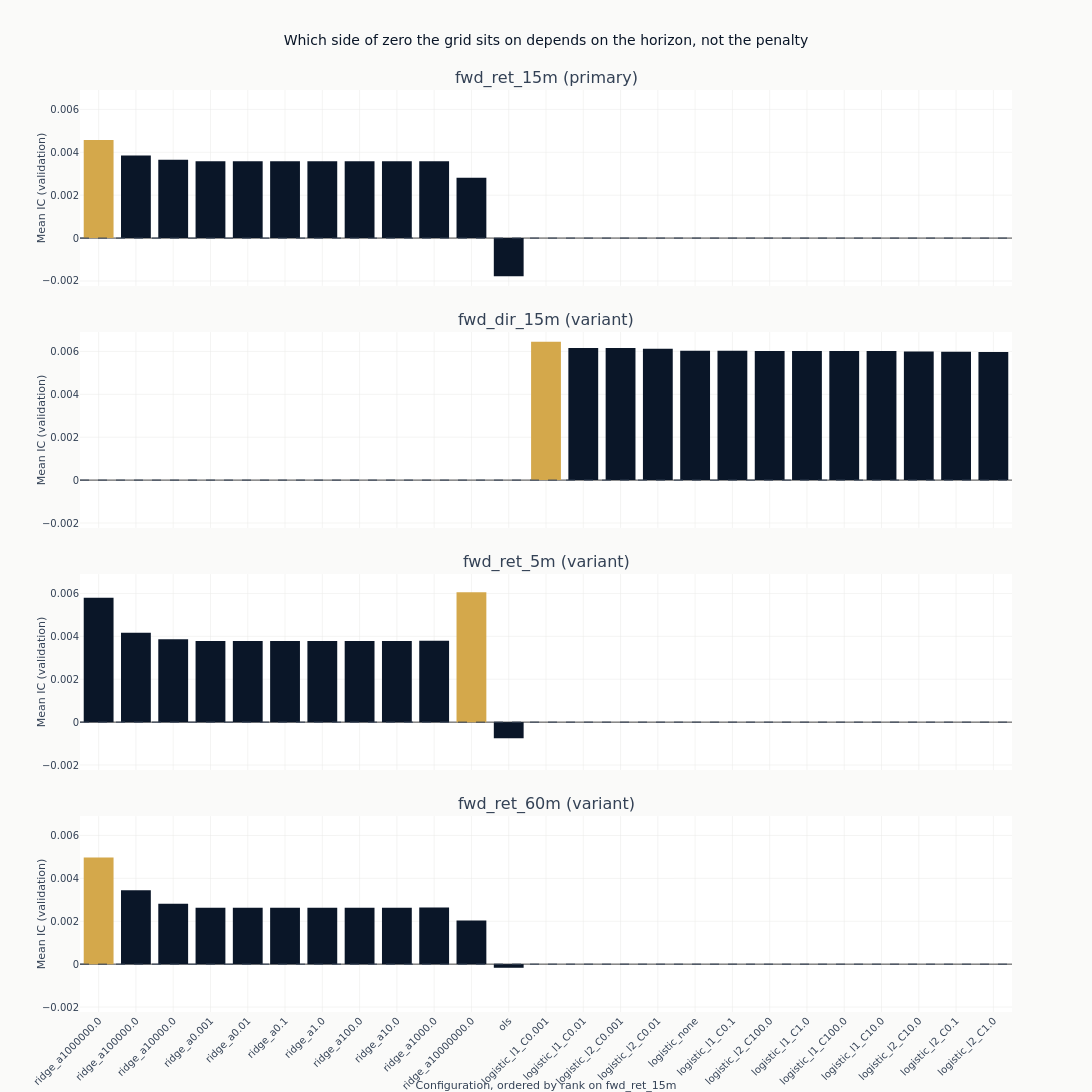

The code cell stored with this chart in its notebook:
### Markdown cell above
### How the penalty grid ranks

One panel per label on one shared vertical scale, so the horizons are compared rather than each
one rescaled to fill its own panel. Only the configurations measured at all of their own label's
scorable decision times are charted; the partial-coverage ones are in the table above with
`full_coverage` false, and are left out here because their IC is an average over a different set
of timestamps.

The configurations are held in one order across the panels - their ranking on the primary label
- so a panel that does not descend is a horizon that orders the grid differently.

### Code cell
full = catalog.filter("full_coverage")
config_order = (
    full.filter(pl.col("label") == panel_labels[0])
    .sort("ic_mean", descending=True)
    .get_column("config_name")
    .to_list()
)

# `shared_yaxes` matches axes across columns, so with one column it does nothing and each panel
# would be rescaled to fill itself. Matching every row to the first is what puts the horizons on
# one vertical scale, which is what stacking them is for.
fig_ic = make_subplots(
    rows=len(panel_labels),
    cols=1,
    shared_xaxes=True,
    vertical_spacing=0.05,
    subplot_titles=[
        f"{label} ({'primary' if label == primary else 'variant'})" for label in panel_labels
    ],
)
for row, label in enumerate(panel_labels, start=1):
    panel = full.filter(pl.col("label") == label)
    # The classification label declares its own configurations; they keep them and are appended
    # after the shared order rather than dropped from the figure.
    order = [name for name in config_order if name in set(panel.get_column("config_name"))]
    order += [name for name in panel.get_column("config_name").to_list() if name not in order]
    panel = panel.with_columns(
        rank=pl.col("config_name").replace_strict(
            {name: index for index, name in enumerate(order)}, return_dtype=pl.Int32
        )
    ).sort("rank")
    best = panel.get_column("ic_mean").max()
    fig_ic.add_trace(
        go.Bar(
            x=panel.get_column("config_name").to_list(),
            y=panel.get_column("ic_mean").to_list(),
            marker_color=[
                COLORS["amber"] if value == best else COLORS["blue"]
                for value in panel.get_column("ic_mean")
            ],
            showlegend=False,
        ),
        row=row,
        col=1,
    )
    fig_ic.add_hline(
        y=0, line_width=1, line_dash="dash", line_color=COLORS["neutral"], row=row, col=1
    )
    fig_ic.update_yaxes(title_text="Mean IC (validation)", row=row, col=1)
    if row > 1:
        fig_ic.update_yaxes(matches="y", row=row, col=1)
fig_ic.update_xaxes(
    title_text=f"Configuration, ordered by rank on {panel_labels[0]}",
    tickangle=-45,
    row=len(panel_labels),
    col=1,
)
fig_ic.update_layout(
    title="Which side of zero the grid sits on depends on the horizon, not the penalty",
    height=280 * len(panel_labels),
    width=1100,
    margin=dict(t=90),
)
# Which labels clear zero is a fact about the frame, so the alt text reads it rather than
# asserting it. A sentence about "the" leading configuration was true of the one label this
# notebook used to fit and is false of the set it fits now.
side_text = "; ".join(
    f"{row['label']} has {row['n_positive']} of {row['configurations']} above zero"
    for row in by_label.sort("label").iter_rows(named=True)
)
show_plotly_with_alt(
    fig_ic,
    "Bar charts of mean validation information coefficient for every full-coverage linear "
    "configuration, one panel per declared label on one shared vertical scale, each panel's "
    "highest bar in amber and the rest in dark navy, with a dashed zero line across each. The "
    "bars are held in the primary label's ranking order in every panel, so a panel that does not "
    f"descend is a horizon that orders the grid differently. Counted from the frame: {side_text}.",
)

### Figure 1 — Plotly figure (JSON) as saved in the notebook; plotly's stock layout.template omitted (floating-point values rounded to 4 significant figures)
{"data": [{"marker": {"color": ["#D4A84B", "#0a1628", "#0a1628", "#0a1628", "#0a1628", "#0a1628", "#0a1628", "#0a1628", "#0a1628", "#0a1628", "#0a1628", "#0a1628"]}, "showlegend": false, "type": "bar", "x": ["ridge_a1000000.0", "ridge_a100000.0", "ridge_a10000.0", "ridge_a0.001", "ridge_a0.01", "ridge_a0.1", "ridge_a1.0", "ridge_a100.0", "ridge_a10.0", "ridge_a1000.0", "ridge_a10000000.0", "ols"], "xaxis": "x", "y": [0.00457, 0.003856, 0.003649, 0.003585, 0.003584, 0.003584, 0.003584, 0.003583, 0.003582, 0.003582, 0.002814, -0.001774], "yaxis": "y"}, {"marker": {"color": ["#D4A84B", "#0a1628", "#0a1628", "#0a1628", "#0a1628", "#0a1628", "#0a1628", "#0a1628", "#0a1628", "#0a1628", "#0a1628", "#0a1628", "#0a1628"]}, "showlegend": false, "type": "bar", "x": ["logistic_l1_C0.001", "logistic_l1_C0.01", "logistic_l2_C0.001", "logistic_l2_C0.01", "logistic_none", "logistic_l1_C0.1", "logistic_l2_C100.0", "logistic_l1_C1.0", "logistic_l1_C100.0", "logistic_l1_C10.0", "logistic_l2_C10.0", "logistic_l2_C0.1", "logistic_l2_C1.0"], "xaxis": "x2", "y": [0.006447, 0.006161, 0.006154, 0.00612, 0.00603, 0.006029, 0.006018, 0.006016, 0.006014, 0.006014, 0.005998, 0.005985, 0.005972], "yaxis": "y2"}, {"marker": {"color": ["#0a1628", "#0a1628", "#0a1628", "#0a1628", "#0a1628", "#0a1628", "#0a1628", "#0a1628", "#0a1628", "#0a1628", "#D4A84B", "#0a1628"]}, "showlegend": false, "type": "bar", "x": ["ridge_a1000000.0", "ridge_a100000.0", "ridge_a10000.0", "ridge_a0.001", "ridge_a0.01", "ridge_a0.1", "ridge_a1.0", "ridge_a100.0", "ridge_a10.0", "ridge_a1000.0", "ridge_a10000000.0", "ols"], "xaxis": "x3", "y": [0.005794, 0.004167, 0.003863, 0.00378, 0.00378, 0.00378, 0.00378, 0.00378, 0.00378, 0.003793, 0.00605, -0.0007518], "yaxis": "y3"}, {"marker": {"color": ["#D4A84B", "#0a1628", "#0a1628", "#0a1628", "#0a1628", "#0a1628", "#0a1628", "#0a1628", "#0a1628", "#0a1628", "#0a1628", "#0a1628"]}, "showlegend": false, "type": "bar", "x": ["ridge_a1000000.0", "ridge_a100000.0", "ridge_a10000.0", "ridge_a0.001", "ridge_a0.01", "ridge_a0.1", "ridge_a1.0", "ridge_a100.0", "ridge_a10.0", "ridge_a1000.0", "ridge_a10000000.0", "ols"], "xaxis": "x4", "y": [0.004967, 0.003445, 0.002813, 0.002627, 0.002627, 0.002627, 0.002627, 0.002628, 0.002627, 0.002638, 0.002038, -0.0001686], "yaxis": "y4"}], "layout": {"annotations": [{"font": {"size": 16}, "showarrow": false, "text": "fwd_ret_15m (primary)", "x": 0.5, "xanchor": "center", "xref": "paper", "y": 1.0, "yanchor": "bottom", "yref": "paper"}, {"font": {"size": 16}, "showarrow": false, "text": "fwd_dir_15m (variant)", "x": 0.5, "xanchor": "center", "xref": "paper", "y": 0.7375, "yanchor": "bottom", "yref": "paper"}, {"font": {"size": 16}, "showarrow": false, "text": "fwd_ret_5m (variant)", "x": 0.5, "xanchor": "center", "xref": "paper", "y": 0.475, "yanchor": "bottom", "yref": "paper"}, {"font": {"size": 16}, "showarrow": false, "text": "fwd_ret_60m (variant)", "x": 0.5, "xanchor": "center", "xref": "paper", "y": 0.2125, "yanchor": "bottom", "yref": "paper"}], "height": 1120, "margin": {"t": 90}, "shapes": [{"line": {"color": "#334155", "dash": "dash", "width": 1}, "type": "line", "x0": 0, "x1": 1, "xref": "x domain", "y0": 0, "y1": 0, "yref": "y"}, {"line": {"color": "#334155", "dash": "dash", "width": 1}, "type": "line", "x0": 0, "x1": 1, "xref": "x2 domain", "y0": 0, "y1": 0, "yref": "y2"}, {"line": {"color": "#334155", "dash": "dash", "width": 1}, "type": "line", "x0": 0, "x1": 1, "xref": "x3 domain", "y0": 0, "y1": 0, "yref": "y3"}, {"line": {"color": "#334155", "dash": "dash", "width": 1}, "type": "line", "x0": 0, "x1": 1, "xref": "x4 domain", "y0": 0, "y1": 0, "yref": "y4"}], "title": {"text": "Which side of zero the grid sits on depends on the horizon, not the penalty"}, "width": 1100, "xaxis": {"anchor": "y", "domain": [0.0, 1.0], "matches": "x4", "showticklabels": false}, "xaxis2": {"anchor": "y2", "domain": [0.0, 1.0], "matches": "x4", "showticklabels": false}, "xaxis3": {"anchor": "y3", "domain": [0.0, 1.0], "matches": "x4", "showticklabels": false}, "xaxis4": {"anchor": "y4", "domain": [0.0, 1.0], "tickangle": -45, "title": {"text": "Configuration, ordered by rank on fwd_ret_15m"}}, "yaxis": {"anchor": "x", "domain": [0.7875, 1.0], "title": {"text": "Mean IC (validation)"}}, "yaxis2": {"anchor": "x2", "domain": [0.525, 0.7375], "matches": "y", "title": {"text": "Mean IC (validation)"}}, "yaxis3": {"anchor": "x3", "domain": [0.2625, 0.475], "matches": "y", "title": {"text": "Mean IC (validation)"}}, "yaxis4": {"anchor": "x4", "domain": [0.0, 0.2125], "matches": "y", "title": {"text": "Mean IC (validation)"}}}}
